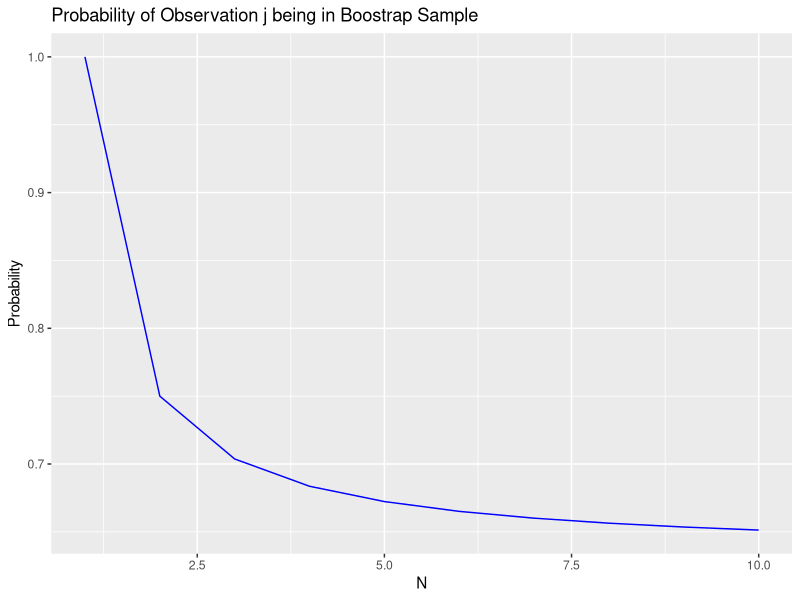
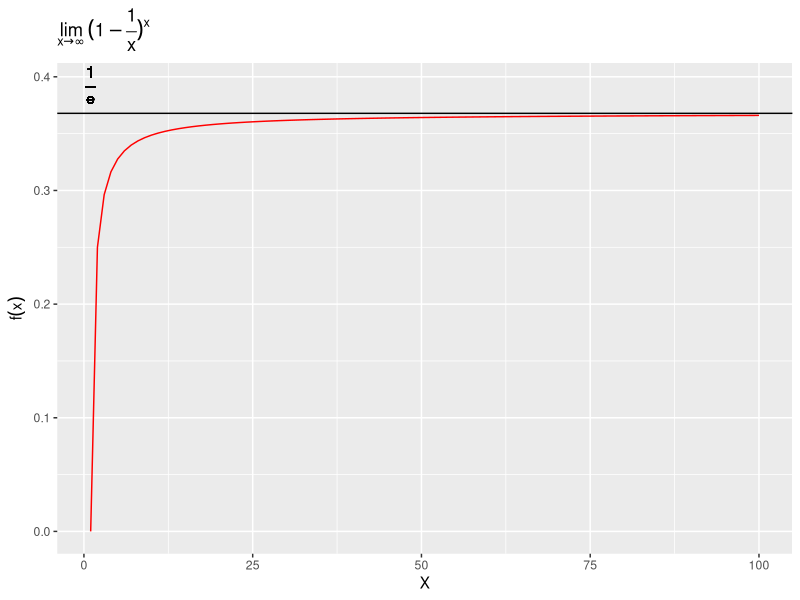

Generate these figures, in order, with R:
## ---- chunk 1
library(ggplot2)
x <- 1:100000
y <- 1 - (1 -(1/x))^x
df <- data.frame(x, y)
display_df <- df[1:10,]
ggplot(display_df, aes(x = x, y = y)) +
    geom_line(color = 'blue') +
    labs(x = "N", y = "Probability",
         title = "Probability of Observation j being in Boostrap Sample")
## ---- chunk 2
store <- rep(NA, 10000)
for (i in 1:10000) {
    store[i] <- sum(sample(1:100, replace = TRUE)==4) > 0
}
mean(store)
## ---- chunk 3
x <- 1:100
y <- (1 - (1/x))^x
asymptote <- rep(0.3678794, 100)
df <- data.frame(x, y, asymptote)
ggplot(df, aes(x = x, y = y)) +
    geom_line(color = 'red') +
    geom_hline(aes(yintercept = asymptote)) +
    annotate('text', x = 1, y = df$asymptote + 0.025,
             label = 'frac(1, e)', parse = TRUE) +
    labs(x = "X", y = expression(f(x)),
         title = expression(lim((1 - over(1, "x"))^"x", x %->% infinity)))
